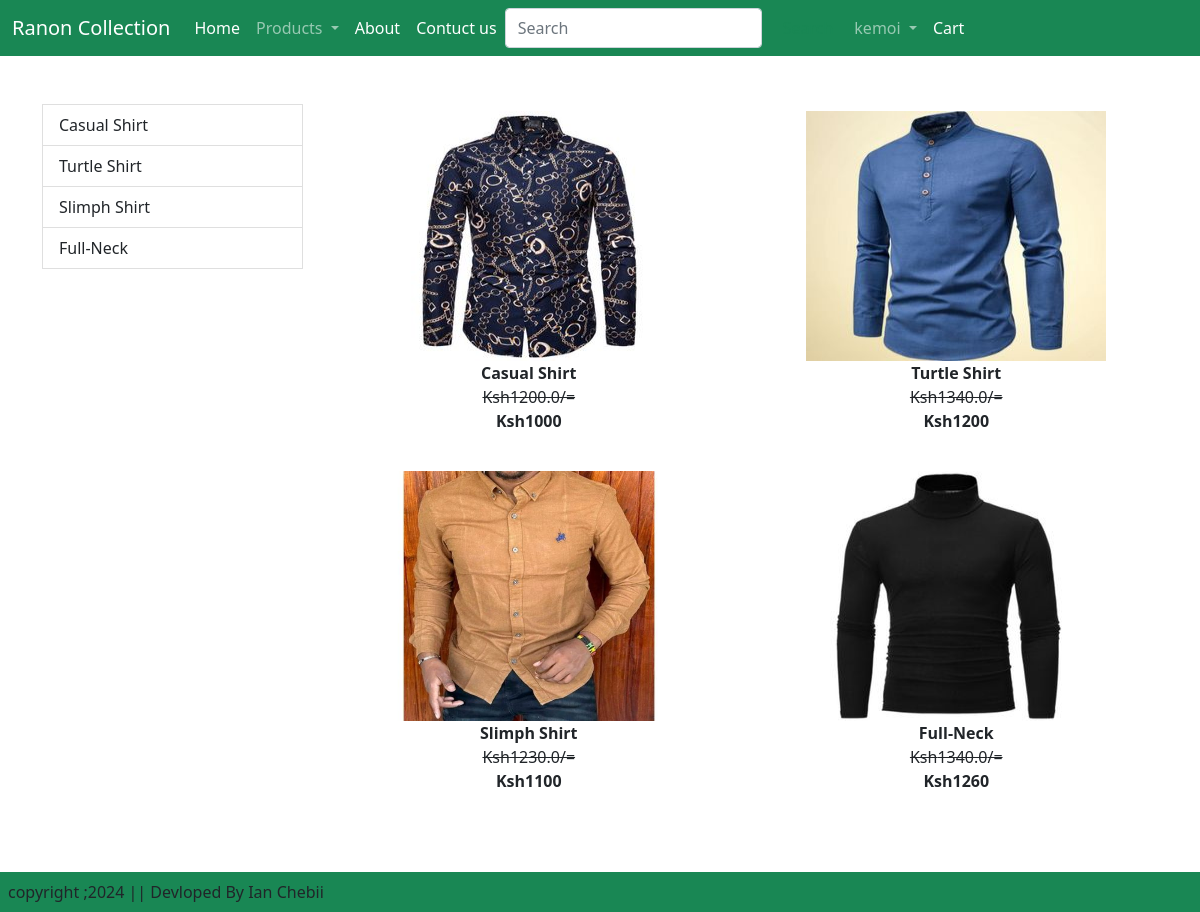
/Category/ML/ (signed in), run on the app's committed database.
### ecoapp/models.py (models this page shows, shortened)
class  Product(models.Model):
    title = models.CharField(max_length=100)
    selling_price= models.FloatField()
    discount_price = models.TextField()
    description= models.TextField()
    composition = models.TextField(default='')
    Category = models.CharField( choices = CATEGORY_CHOICES, max_length =2)
    product_image = models.ImageField(upload_to='product')

### ecoapp/views.py (the view)
# urls.py: path('Category/<slug:val>/', views.CategoryView.as_view(), name='CategoryView'),
class CategoryView(View):
    @method_decorator(login_required)
    def get(self, request, val):
        products = Product.objects.filter(Category=val)
        titles_with_count = Product.objects.filter(Category=val).values('title').annotate(total=Count('title'))
        return render(request, 'ecoapp/category.html', {'products': products, 'titles_with_count': titles_with_count})

### ecoapp/templates/ecoapp/category.html (shortened to what this page needs)
{% extends "ecoapp/base.html" %}
{% load static%}
{% block maincontent%}
<div class="container my-5">
    <div class="row">
        <div class="col-sm-3">
            {% for product in products %}
           <a href="#" class="list-group-item list-group-item-action"> {{ product.title }}</a>
        {% endfor %}
        </div>
        <div class="col-sm-9">
            <div class="row">
                {% for product in products %}
                <div class="col text-center mb-4">
                    <a href="{% url 'ProductDetail' product.id %}" class="btn">
                        <div>
                            <img src="{{ product.product_image.url }}" width="300px" height="250px" alt="">
                            <div class="fw-bold">{{ product.title }}</div>
                            <div class=" fw-light text-decoration-line-through">
                                Ksh{{  product.selling_price}}/=
                            </div>
                            <div class="fw-bold text-center">Ksh{{product.discount_price  }}</div>
                        </div>
                    </a>
                </div>
                {% endfor %}
            </div>
        </div>
    </div>
</div>
{% endblock maincontent%}

### ecoapp/templates/ecoapp/base.html (shortened to what this page needs)
{% load static %}
<!DOCTYPE html>
<html lang="en">
<head>
    <link href="https://cdn.jsdelivr.net/npm/bootstrap@5.0.2/dist/css/bootstrap.min.css" rel="stylesheet">
    <link rel="stylesheet" href="{% static 'ecoapp/js/css/owl.carousel.min.css' %}">
    <link rel="stylesheet" href="{% static 'ecoapp\css\style.css' %}">
    <link rel="stylesheet" href="https://cdnjs.cloudflare.com/ajax/libs/font-awesome/6.5.2/css/all.min.css" />
</head>
<body>
    <nav class="navbar navbar-expand-lg navbar-dark bg-success">
        <div class="container-fluid">
          <a class="navbar-brand" href="#">Ranon Collection</a>
          <div class="collapse navbar-collapse" id="navbarSupportedContent">
            <ul class="navbar-nav me-auto mb-2 mb-lg-0">
              {% if user.is_authenticated %}
              <li class="nav-item">
                <a class="nav-link active" aria-current="page" href="{% url 'home' %}">Home</a>
              </li>
              <li class="nav-item dropdown">
                <a class="nav-link dropdown-toggle" href="#" id="navbarDropdown" role="button" data-bs-toggle="dropdown" aria-expanded="false">
                  Products
                </a>
              </li>
                <li class="nav-item">
                  <a class="nav-link text-white" href="{% url 'about' %}">About</a>
                </li>
                <li class="nav-item">
                  <a class="nav-link text-white" href="{% url 'contact' %}">Contuct us</a>
                </li>
            <form class="d-flex">
              <input class="form-control me-2" type="search" placeholder="Search" aria-label="Search">
              <button class="btn btn-outline-success" type="submit">Search</button>
            </form>
            <li class="nav-item dropdown">
              <a class="nav-link dropdown-toggle" href="#" id="navbarDropdown text-white" role="button" data-bs-toggle="dropdown" aria-expanded="false">
                {{request.user}}
              </a>
            </li>
            <li class="nav-item">
              <a class="nav-link text-white" href="{% url 'showcart' %}">Cart</a>
            </li>
        {%endif%}
      </nav>
      {% block maincontent%}{% endblock maincontent%}
    <footer class="container-fluid bg-success tex-center p-2 mt-5  ">
       copyright         ;2024 || Devloped By Ian Chebii
    </footer>
</body>
</html>

### static/ecoapp/css/style.css (style rules this page uses)
a { text-decoration: none; }

### data on the page
Product: title "Casual Shirt", product_image (picture), selling_price "1200.0", discount_price "1000"
Product: title "Turtle Shirt", product_image (picture), selling_price "1340.0", discount_price "1200"
Product: title "Slimph Shirt", product_image (picture), selling_price "1230.0", discount_price "1100"
Product: title "Full-Neck", product_image (picture), selling_price "1340.0", discount_price "1260"

### other printed values
{{ request.user }} "kemoi"
